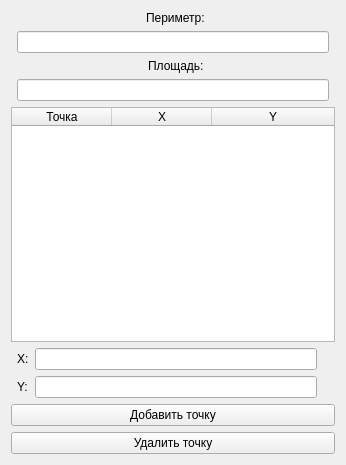
<?xml version="1.0" encoding="UTF-8"?>
<ui version="4.0">
 <class>Widget</class>
 <widget class="QWidget" name="Widget">
  <property name="geometry">
   <rect>
    <x>0</x>
    <y>0</y>
    <width>346</width>
    <height>465</height>
   </rect>
  </property>
  <property name="minimumSize">
   <size>
    <width>345</width>
    <height>465</height>
   </size>
  </property>
  <property name="windowTitle">
   <string>Widget</string>
  </property>
  <layout class="QGridLayout" name="gridLayout">
   <item row="3" column="1" colspan="4">
    <widget class="QLineEdit" name="squareEdit">
     <property name="readOnly">
      <bool>true</bool>
     </property>
    </widget>
   </item>
   <item row="2" column="2" alignment="Qt::AlignHCenter">
    <widget class="QLabel" name="squareLabel">
     <property name="text">
      <string>Площадь:</string>
     </property>
    </widget>
   </item>
   <item row="4" column="0" colspan="6">
    <widget class="QTableWidget" name="pointTable">
     <property name="editTriggers">
      <set>QAbstractItemView::NoEditTriggers</set>
     </property>
     <property name="dragEnabled">
      <bool>true</bool>
     </property>
     <property name="alternatingRowColors">
      <bool>true</bool>
     </property>
     <property name="selectionMode">
      <enum>QAbstractItemView::SingleSelection</enum>
     </property>
     <property name="selectionBehavior">
      <enum>QAbstractItemView::SelectRows</enum>
     </property>
     <attribute name="horizontalHeaderStretchLastSection">
      <bool>true</bool>
     </attribute>
     <attribute name="verticalHeaderVisible">
      <bool>false</bool>
     </attribute>
     <column>
      <property name="text">
       <string>Точка</string>
      </property>
     </column>
     <column>
      <property name="text">
       <string>X</string>
      </property>
     </column>
     <column>
      <property name="text">
       <string>Y</string>
      </property>
     </column>
    </widget>
   </item>
   <item row="6" column="1">
    <widget class="QLabel" name="yLabel">
     <property name="sizePolicy">
      <sizepolicy hsizetype="Preferred" vsizetype="Preferred">
       <horstretch>0</horstretch>
       <verstretch>0</verstretch>
      </sizepolicy>
     </property>
     <property name="text">
      <string>Y:</string>
     </property>
    </widget>
   </item>
   <item row="9" column="0" colspan="6">
    <widget class="QPushButton" name="removePointBtn">
     <property name="text">
      <string>Удалить точку</string>
     </property>
    </widget>
   </item>
   <item row="8" column="0" colspan="6">
    <widget class="QPushButton" name="addPointBtn">
     <property name="text">
      <string>Добавить точку</string>
     </property>
    </widget>
   </item>
   <item row="0" column="2" alignment="Qt::AlignHCenter">
    <widget class="QLabel" name="perimeterLabel">
     <property name="text">
      <string>Периметр:</string>
     </property>
    </widget>
   </item>
   <item row="1" column="1" colspan="4">
    <widget class="QLineEdit" name="perimeterEdit">
     <property name="readOnly">
      <bool>true</bool>
     </property>
    </widget>
   </item>
   <item row="5" column="1">
    <widget class="QLabel" name="xLabel">
     <property name="text">
      <string>X:</string>
     </property>
    </widget>
   </item>
   <item row="5" column="2">
    <widget class="QLineEdit" name="xEdit"/>
   </item>
   <item row="6" column="2">
    <widget class="QLineEdit" name="yEdit"/>
   </item>
  </layout>
 </widget>
 <resources/>
 <connections/>
</ui>
